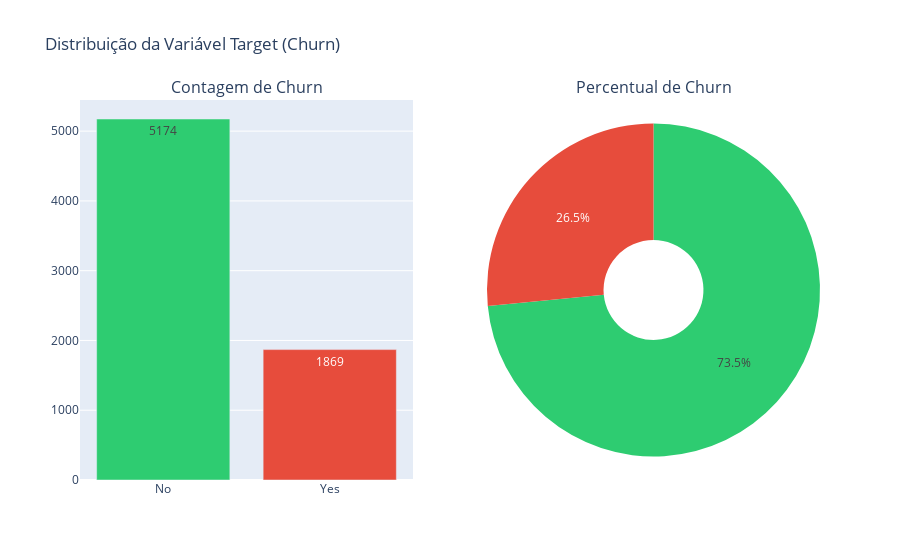

The cell this chart's notebook holds for it:
### Markdown cell above
#### 4.1.1. Distribuição de Churn

### Code cell
#Analisando a variável target

print("="*60)
print("DISTRIBUIÇÃO DO CHURN:")
print("="*60)
churn_counts = df['Churn'].value_counts()
churn_percentage = df['Churn'].value_counts(normalize=True) * 100

fig = make_subplots(
    rows=1, cols=2,
    subplot_titles=('Contagem de Churn', 'Percentual de Churn'),
    specs=[[{'type':'bar'}, {'type':'pie'}]]
)

fig.add_trace(
    go.Bar(x=churn_counts.index, y=churn_counts.values,
           text=churn_counts.values, textposition='auto',
           marker_color=['#2ecc71', '#e74c3c']),
    row=1, col=1
)

fig.add_trace(
    go.Pie(labels=churn_counts.index, values=churn_counts.values,
           hole=.3, marker_colors=['#2ecc71', '#e74c3c']),
    row=1, col=2
)

fig.update_layout(height=400, showlegend=False,
                  title_text="Distribuição da Variável Target (Churn)")
fig.show()

print(f"Total de clientes: {len(df)}")
print(f"Clientes que permaneceram (No): {churn_counts['No']} ({churn_percentage['No']:.1f}%)")
print(f"Clientes que cancelaram (Yes): {churn_counts['Yes']} ({churn_percentage['Yes']:.1f}%)")
print("\n" + "="*50)

### Figure 1 — Plotly figure (JSON) as saved in the notebook; plotly's stock layout.template omitted (floating-point values rounded to 4 significant figures)
{"data": [{"marker": {"color": ["#2ecc71", "#e74c3c"]}, "text": [5174, 1869], "textposition": "auto", "type": "bar", "x": ["No", "Yes"], "xaxis": "x", "y": [5174, 1869], "yaxis": "y"}, {"domain": {"x": [0.55, 1], "y": [0, 1]}, "hole": 0.3, "labels": ["No", "Yes"], "marker": {"colors": ["#2ecc71", "#e74c3c"]}, "type": "pie", "values": [5174, 1869]}], "layout": {"annotations": [{"font": {"size": 16}, "showarrow": false, "text": "Contagem de Churn", "x": 0.225, "xanchor": "center", "xref": "paper", "y": 1, "yanchor": "bottom", "yref": "paper"}, {"font": {"size": 16}, "showarrow": false, "text": "Percentual de Churn", "x": 0.775, "xanchor": "center", "xref": "paper", "y": 1, "yanchor": "bottom", "yref": "paper"}], "autosize": true, "showlegend": false, "title": {"text": "Distribuição da Variável Target (Churn)"}, "xaxis": {"anchor": "y", "autorange": true, "domain": [0, 0.45], "range": [-0.5, 1.5], "type": "category"}, "yaxis": {"anchor": "x", "autorange": true, "domain": [0, 1], "range": [0, 5446.0], "type": "linear"}}}
